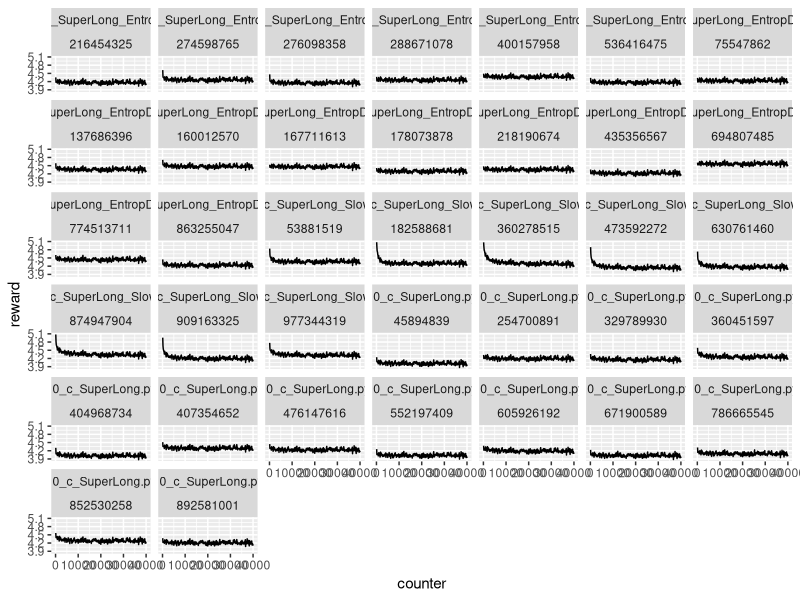
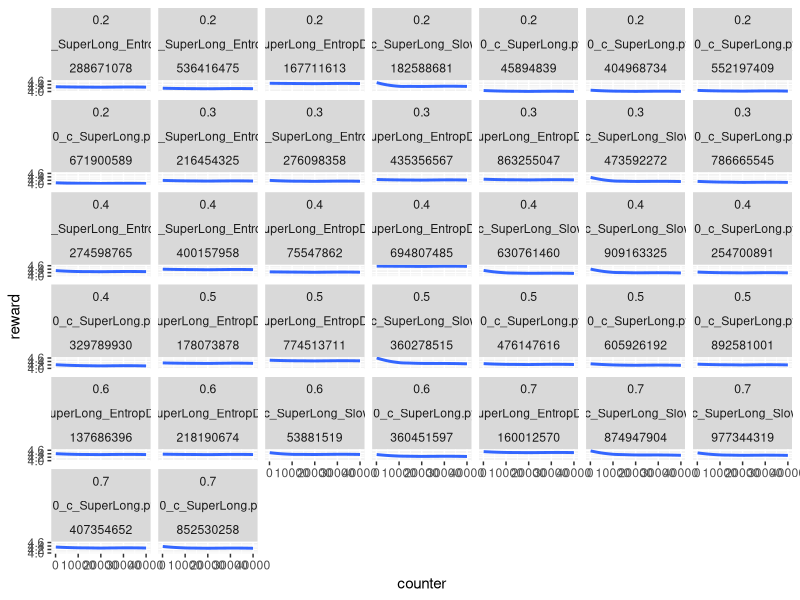

The R script that drew these images, in order:
data = read.csv("rewards.tsv", sep="\t")


library(tidyr)
library(dplyr)
library(ggplot2)




ggplot(data, aes(x=counter, y=reward)) + geom_line() + facet_wrap(~version+filenum)


ggplot(data, aes(x=counter, y=reward)) + geom_smooth() + facet_wrap(~rate+version+filenum)

